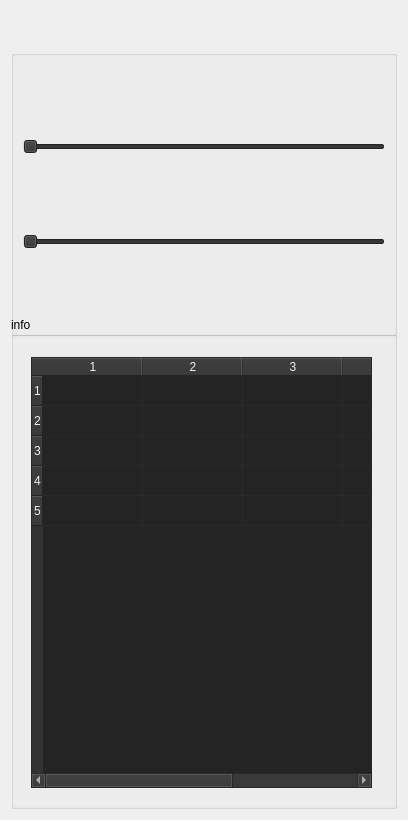
       <widget class="QWidget" name="scrollAreaWidgetContents_2">
        <property name="geometry">
         <rect>
          <x>0</x>
          <y>0</y>
          <width>408</width>
          <height>820</height>
         </rect>
        </property>
        <layout class="QVBoxLayout" name="verticalLayout_5">
         <item>
          <widget class="QGroupBox" name="groupBox">
           <property name="sizePolicy">
            <sizepolicy hsizetype="Expanding" vsizetype="MinimumExpanding">
             <horstretch>1</horstretch>
             <verstretch>0</verstretch>
            </sizepolicy>
           </property>
           <property name="minimumSize">
            <size>
             <width>300</width>
             <height>300</height>
            </size>
           </property>
           <property name="maximumSize">
            <size>
             <width>500</width>
             <height>250</height>
            </size>
           </property>
           <property name="palette">
            <palette>
             <active>
              <colorrole role="WindowText">
               <brush brushstyle="SolidPattern">
                <color alpha="255">
                 <red>255</red>
                 <green>255</green>
                 <blue>255</blue>
                </color>
               </brush>
              </colorrole>
              <colorrole role="Button">
               <brush brushstyle="SolidPattern">
                <color alpha="255">
                 <red>0</red>
                 <green>0</green>
                 <blue>0</blue>
                </color>
               </brush>
              </colorrole>
              <colorrole role="Light">
               <brush brushstyle="SolidPattern">
                <color alpha="255">
                 <red>0</red>
                 <green>0</green>
                 <blue>0</blue>
                </color>
               </brush>
              </colorrole>
              <colorrole role="Midlight">
               <brush brushstyle="SolidPattern">
                <color alpha="255">
                 <red>0</red>
                 <green>0</green>
                 <blue>0</blue>
                </color>
               </brush>
              </colorrole>
              <colorrole role="Dark">
               <brush brushstyle="SolidPattern">
                <color alpha="255">
                 <red>0</red>
                 <green>0</green>
                 <blue>0</blue>
                </color>
               </brush>
              </colorrole>
              <colorrole role="Mid">
               <brush brushstyle="SolidPattern">
                <color alpha="255">
                 <red>0</red>
                 <green>0</green>
                 <blue>0</blue>
                </color>
               </brush>
              </colorrole>
              <colorrole role="Text">
               <brush brushstyle="SolidPattern">
                <color alpha="255">
                 <red>255</red>
                 <green>255</green>
                 <blue>255</blue>
                </color>
               </brush>
              </colorrole>
              <colorrole role="BrightText">
               <brush brushstyle="SolidPattern">
                <color alpha="255">
                 <red>255</red>
                 <green>255</green>
                 <blue>255</blue>
                </color>
               </brush>
              </colorrole>
              <colorrole role="ButtonText">
               <brush brushstyle="SolidPattern">
                <color alpha="255">
                 <red>255</red>
                 <green>255</green>
                 <blue>255</blue>
                </color>
               </brush>
              </colorrole>
              <colorrole role="Base">
               <brush brushstyle="SolidPattern">
                <color alpha="255">
                 <red>0</red>
                 <green>0</green>
                 <blue>0</blue>
                </color>
               </brush>
              </colorrole>
              <colorrole role="Window">
               <brush brushstyle="SolidPattern">
                <color alpha="255">
                 <red>0</red>
                 <green>0</green>
                 <blue>0</blue>
                </color>
               </brush>
              </colorrole>
              <colorrole role="Shadow">
               <brush brushstyle="SolidPattern">
                <color alpha="255">
                 <red>0</red>
                 <green>0</green>
                 <blue>0</blue>
                </color>
               </brush>
              </colorrole>
              <colorrole role="AlternateBase">
               <brush brushstyle="SolidPattern">
                <color alpha="255">
                 <red>0</red>
                 <green>0</green>
                 <blue>0</blue>
                </color>
               </brush>
              </colorrole>
              <colorrole role="ToolTipBase">
               <brush brushstyle="SolidPattern">
                <color alpha="255">
                 <red>255</red>
                 <green>255</green>
                 <blue>220</blue>
                </color>
               </brush>
              </colorrole>
              <colorrole role="ToolTipText">
               <brush brushstyle="SolidPattern">
                <color alpha="255">
                 <red>0</red>
                 <green>0</green>
                 <blue>0</blue>
                </color>
               </brush>
              </colorrole>
              <colorrole role="PlaceholderText">
               <brush brushstyle="SolidPattern">
                <color alpha="127">
                 <red>255</red>
                 <green>255</green>
                 <blue>255</blue>
                </color>
               </brush>
              </colorrole>
             </active>
             <inactive>
              <colorrole role="WindowText">
               <brush brushstyle="SolidPattern">
                <color alpha="255">
                 <red>240</red>
                 <green>240</green>
                 <blue>240</blue>
                </color>
               </brush>
              </colorrole>
              <colorrole role="Button">
               <brush brushstyle="SolidPattern">
                <color alpha="255">
                 <red>50</red>
                 <green>50</green>
                 <blue>50</blue>
                </color>
               </brush>
              </colorrole>
              <colorrole role="Light">
               <brush brushstyle="SolidPattern">
                <color alpha="255">
                 <red>75</red>
                 <green>75</green>
                 <blue>75</blue>
                </color>
               </brush>
              </colorrole>
              <colorrole role="Midlight">
               <brush brushstyle="SolidPattern">
                <color alpha="255">
                 <red>42</red>
                 <green>42</green>
                 <blue>42</blue>
                </color>
               </brush>
              </colorrole>
              <colorrole role="Dark">
               <brush brushstyle="SolidPattern">
                <color alpha="255">
                 <red>33</red>
                 <green>33</green>
                 <blue>33</blue>
                </color>
               </brush>
              </colorrole>
              <colorrole role="Mid">
               <brush brushstyle="SolidPattern">
                <color alpha="255">
                 <red>38</red>
                 <green>38</green>
                 <blue>38</blue>
                </color>
               </brush>
              </colorrole>
              <colorrole role="Text">
               <brush brushstyle="SolidPattern">
                <color alpha="255">
                 <red>240</red>
                 <green>240</green>
                 <blue>240</blue>
                </color>
               </brush>
              </colorrole>
              <colorrole role="BrightText">
               <brush brushstyle="SolidPattern">
                <color alpha="255">
                 <red>75</red>
                 <green>75</green>
                 <blue>75</blue>
                </color>
               </brush>
              </colorrole>
              <colorrole role="ButtonText">
               <brush brushstyle="SolidPattern">
                <color alpha="255">
                 <red>240</red>
                 <green>240</green>
                 <blue>240</blue>
                </color>
               </brush>
              </colorrole>
              <colorrole role="Base">
               <brush brushstyle="SolidPattern">
                <color alpha="255">
                 <red>36</red>
                 <green>36</green>
                 <blue>36</blue>
                </color>
               </brush>
              </colorrole>
              <colorrole role="Window">
               <brush brushstyle="SolidPattern">
                <color alpha="255">
                 <red>50</red>
                 <green>50</green>
                 <blue>50</blue>
                </color>
               </brush>
              </colorrole>
              <colorrole role="Shadow">
               <brush brushstyle="SolidPattern">
                <color alpha="255">
                 <red>25</red>
                 <green>25</green>
                 <blue>25</blue>
                </color>
               </brush>
              </colorrole>
              <colorrole role="AlternateBase">
               <brush brushstyle="SolidPattern">
                <color alpha="255">
                 <red>43</red>
                 <green>43</green>
                 <blue>43</blue>
                </color>
               </brush>
              </colorrole>
              <colorrole role="ToolTipBase">
               <brush brushstyle="SolidPattern">
                <color alpha="255">
                 <red>255</red>
                 <green>255</green>
                 <blue>220</blue>
                </color>
               </brush>
              </colorrole>
              <colorrole role="ToolTipText">
               <brush brushstyle="SolidPattern">
                <color alpha="255">
                 <red>0</red>
                 <green>0</green>
                 <blue>0</blue>
                </color>
               </brush>
              </colorrole>
              <colorrole role="PlaceholderText">
               <brush brushstyle="SolidPattern">
                <color alpha="128">
                 <red>240</red>
                 <green>240</green>
                 <blue>240</blue>
                </color>
               </brush>
              </colorrole>
             </inactive>
             <disabled>
              <colorrole role="WindowText">
               <brush brushstyle="SolidPattern">
                <color alpha="255">
                 <red>0</red>
                 <green>0</green>
                 <blue>0</blue>
                </color>
               </brush>
              </colorrole>
              <colorrole role="Button">
               <brush brushstyle="SolidPattern">
                <color alpha="255">
                 <red>0</red>
                 <green>0</green>
                 <blue>0</blue>
                </color>
               </brush>
              </colorrole>
              <colorrole role="Light">
               <brush brushstyle="SolidPattern">
                <color alpha="255">
                 <red>0</red>
                 <green>0</green>
                 <blue>0</blue>
                </color>
               </brush>
              </colorrole>
              <colorrole role="Midlight">
               <brush brushstyle="SolidPattern">
                <color alpha="255">
                 <red>0</red>
                 <green>0</green>
                 <blue>0</blue>
                </color>
               </brush>
              </colorrole>
              <colorrole role="Dark">
               <brush brushstyle="SolidPattern">
                <color alpha="255">
                 <red>0</red>
                 <green>0</green>
                 <blue>0</blue>
                </color>
               </brush>
              </colorrole>
              <colorrole role="Mid">
               <brush brushstyle="SolidPattern">
                <color alpha="255">
                 <red>0</red>
                 <green>0</green>
                 <blue>0</blue>
                </color>
               </brush>
              </colorrole>
              <colorrole role="Text">
               <brush brushstyle="SolidPattern">
                <color alpha="255">
                 <red>0</red>
                 <green>0</green>
                 <blue>0</blue>
                </color>
               </brush>
              </colorrole>
              <colorrole role="BrightText">
               <brush brushstyle="SolidPattern">
                <color alpha="255">
                 <red>255</red>
                 <green>255</green>
                 <blue>255</blue>
                </color>
               </brush>
              </colorrole>
              <colorrole role="ButtonText">
               <brush brushstyle="SolidPattern">
                <color alpha="255">
                 <red>0</red>
                 <green>0</green>
                 <blue>0</blue>
                </color>
               </brush>
              </colorrole>
              <colorrole role="Base">
               <brush brushstyle="SolidPattern">
                <color alpha="255">
                 <red>0</red>
                 <green>0</green>
                 <blue>0</blue>
                </color>
               </brush>
              </colorrole>
              <colorrole role="Window">
               <brush brushstyle="SolidPattern">
                <color alpha="255">
                 <red>0</red>
                 <green>0</green>
                 <blue>0</blue>
                </color>
               </brush>
              </colorrole>
              <colorrole role="Shadow">
               <brush brushstyle="SolidPattern">
                <color alpha="255">
                 <red>37</red>
                 <green>37</green>
                 <blue>37</blue>
                </color>
               </brush>
              </colorrole>
              <colorrole role="AlternateBase">
               <brush brushstyle="SolidPattern">
                <color alpha="255">
                 <red>43</red>
                 <green>43</green>
                 <blue>43</blue>
                </color>
               </brush>
              </colorrole>
              <colorrole role="ToolTipBase">
               <brush brushstyle="SolidPattern">
                <color alpha="255">
                 <red>255</red>
                 <green>255</green>
                 <blue>220</blue>
                </color>
               </brush>
              </colorrole>
              <colorrole role="ToolTipText">
               <brush brushstyle="SolidPattern">
                <color alpha="255">
                 <red>0</red>
                 <green>0</green>
                 <blue>0</blue>
                </color>
               </brush>
              </colorrole>
              <colorrole role="PlaceholderText">
               <brush brushstyle="SolidPattern">
                <color alpha="128">
                 <red>240</red>
                 <green>240</green>
                 <blue>240</blue>
                </color>
               </brush>
              </colorrole>
             </disabled>
            </palette>
           </property>
           <property name="focusPolicy">
            <enum>Qt::NoFocus</enum>
           </property>
           <property name="toolTip">
            <string>&lt;html&gt;&lt;head/&gt;&lt;body&gt;&lt;p&gt;xxx&lt;/p&gt;&lt;/body&gt;&lt;/html&gt;</string>
           </property>
           <property name="title">
            <string>oblique sliders</string>
           </property>
           <property name="flat">
            <bool>true</bool>
           </property>
           <property name="checkable">
            <bool>false</bool>
           </property>
           <layout class="QGridLayout" name="gridLayout_3">
            <item row="2" column="0">
             <widget class="QSlider" name="horizontalSlider">
              <property name="orientation">
               <enum>Qt::Horizontal</enum>
              </property>
             </widget>
            </item>
            <item row="1" column="0">
             <widget class="QSlider" name="horizontalSlider_2">
              <property name="orientation">
               <enum>Qt::Horizontal</enum>
              </property>
             </widget>
            </item>
           </layout>
          </widget>
         </item>
         <item>
          <widget class="QGroupBox" name="groupBox_2">
           <property name="minimumSize">
            <size>
             <width>300</width>
             <height>300</height>
            </size>
           </property>
           <property name="maximumSize">
            <size>
             <width>500</width>
             <height>750</height>
            </size>
           </property>
           <property name="title">
            <string>info</string>
           </property>
           <widget class="QTableWidget" name="tableWidget">
            <property name="geometry">
             <rect>
              <x>20</x>
              <y>40</y>
              <width>341</width>
              <height>431</height>
             </rect>
            </property>
            <property name="palette">
             <palette>
              <active>
               <colorrole role="WindowText">
                <brush brushstyle="SolidPattern">
                 <color alpha="255">
                  <red>0</red>
                  <green>0</green>
                  <blue>0</blue>
                 </color>
                </brush>
               </colorrole>
               <colorrole role="Button">
                <brush brushstyle="SolidPattern">
                 <color alpha="255">
                  <red>154</red>
                  <green>153</green>
                  <blue>150</blue>
                 </color>
                </brush>
               </colorrole>
               <colorrole role="Light">
                <brush brushstyle="SolidPattern">
                 <color alpha="255">
                  <red>231</red>
                  <green>230</green>
                  <blue>225</blue>
                 </color>
                </brush>
               </colorrole>
               <colorrole role="Midlight">
                <brush brushstyle="SolidPattern">
                 <color alpha="255">
                  <red>192</red>
                  <green>191</green>
                  <blue>187</blue>
                 </color>
                </brush>
               </colorrole>
               <colorrole role="Dark">
                <brush brushstyle="SolidPattern">
                 <color alpha="255">
                  <red>77</red>
                  <green>77</green>
                  <blue>75</blue>
                 </color>
                </brush>
               </colorrole>
               <colorrole role="Mid">
                <brush brushstyle="SolidPattern">
                 <color alpha="255">
                  <red>103</red>
                  <green>102</green>
                  <blue>100</blue>
                 </color>
                </brush>
               </colorrole>
               <colorrole role="Text">
                <brush brushstyle="SolidPattern">
                 <color alpha="255">
                  <red>0</red>
                  <green>0</green>
                  <blue>0</blue>
                 </color>
                </brush>
               </colorrole>
               <colorrole role="BrightText">
                <brush brushstyle="SolidPattern">
                 <color alpha="255">
                  <red>255</red>
                  <green>255</green>
                  <blue>255</blue>
                 </color>
                </brush>
               </colorrole>
               <colorrole role="ButtonText">
                <brush brushstyle="SolidPattern">
                 <color alpha="255">
                  <red>0</red>
                  <green>0</green>
                  <blue>0</blue>
                 </color>
                </brush>
               </colorrole>
               <colorrole role="Base">
                <brush brushstyle="SolidPattern">
                 <color alpha="255">
                  <red>255</red>
                  <green>255</green>
                  <blue>255</blue>
                 </color>
                </brush>
               </colorrole>
               <colorrole role="Window">
                <brush brushstyle="SolidPattern">
                 <color alpha="255">
                  <red>154</red>
                  <green>153</green>
                  <blue>150</blue>
                 </color>
                </brush>
               </colorrole>
               <colorrole role="Shadow">
                <brush brushstyle="SolidPattern">
                 <color alpha="255">
                  <red>0</red>
                  <green>0</green>
                  <blue>0</blue>
                 </color>
                </brush>
               </colorrole>
               <colorrole role="AlternateBase">
                <brush brushstyle="SolidPattern">
                 <color alpha="255">
                  <red>204</red>
                  <green>204</green>
                  <blue>202</blue>
                 </color>
                </brush>
               </colorrole>
               <colorrole role="ToolTipBase">
                <brush brushstyle="SolidPattern">
                 <color alpha="255">
                  <red>255</red>
                  <green>255</green>
                  <blue>220</blue>
                 </color>
                </brush>
               </colorrole>
               <colorrole role="ToolTipText">
                <brush brushstyle="SolidPattern">
                 <color alpha="255">
                  <red>0</red>
                  <green>0</green>
                  <blue>0</blue>
                 </color>
                </brush>
               </colorrole>
               <colorrole role="PlaceholderText">
                <brush brushstyle="SolidPattern">
                 <color alpha="127">
                  <red>0</red>
                  <green>0</green>
                  <blue>0</blue>
                 </color>
                </brush>
               </colorrole>
              </active>
              <inactive>
               <colorrole role="WindowText">
                <brush brushstyle="SolidPattern">
                 <color alpha="255">
                  <red>240</red>
                  <green>240</green>
                  <blue>240</blue>
                 </color>
                </brush>
               </colorrole>
               <colorrole role="Button">
                <brush brushstyle="SolidPattern">
                 <color alpha="255">
                  <red>50</red>
                  <green>50</green>
                  <blue>50</blue>
                 </color>
                </brush>
               </colorrole>
               <colorrole role="Light">
                <brush brushstyle="SolidPattern">
                 <color alpha="255">
                  <red>75</red>
                  <green>75</green>
                  <blue>75</blue>
                 </color>
                </brush>
               </colorrole>
               <colorrole role="Midlight">
                <brush brushstyle="SolidPattern">
                 <color alpha="255">
                  <red>42</red>
                  <green>42</green>
                  <blue>42</blue>
                 </color>
                </brush>
               </colorrole>
               <colorrole role="Dark">
                <brush brushstyle="SolidPattern">
                 <color alpha="255">
                  <red>33</red>
                  <green>33</green>
                  <blue>33</blue>
                 </color>
                </brush>
               </colorrole>
               <colorrole role="Mid">
                <brush brushstyle="SolidPattern">
                 <color alpha="255">
                  <red>38</red>
                  <green>38</green>
                  <blue>38</blue>
                 </color>
                </brush>
               </colorrole>
               <colorrole role="Text">
                <brush brushstyle="SolidPattern">
                 <color alpha="255">
                  <red>240</red>
                  <green>240</green>
                  <blue>240</blue>
                 </color>
                </brush>
               </colorrole>
               <colorrole role="BrightText">
                <brush brushstyle="SolidPattern">
                 <color alpha="255">
                  <red>75</red>
                  <green>75</green>
                  <blue>75</blue>
                 </color>
                </brush>
               </colorrole>
               <colorrole role="ButtonText">
                <brush brushstyle="SolidPattern">
                 <color alpha="255">
                  <red>240</red>
                  <green>240</green>
                  <blue>240</blue>
                 </color>
                </brush>
               </colorrole>
               <colorrole role="Base">
                <brush brushstyle="SolidPattern">
                 <color alpha="255">
                  <red>36</red>
                  <green>36</green>
                  <blue>36</blue>
                 </color>
                </brush>
               </colorrole>
               <colorrole role="Window">
                <brush brushstyle="SolidPattern">
                 <color alpha="255">
                  <red>50</red>
                  <green>50</green>
                  <blue>50</blue>
                 </color>
                </brush>
               </colorrole>
               <colorrole role="Shadow">
                <brush brushstyle="SolidPattern">
                 <color alpha="255">
                  <red>25</red>
                  <green>25</green>
                  <blue>25</blue>
                 </color>
                </brush>
               </colorrole>
               <colorrole role="AlternateBase">
                <brush brushstyle="SolidPattern">
                 <color alpha="255">
                  <red>43</red>
                  <green>43</green>
                  <blue>43</blue>
                 </color>
                </brush>
               </colorrole>
               <colorrole role="ToolTipBase">
                <brush brushstyle="SolidPattern">
                 <color alpha="255">
                  <red>255</red>
                  <green>255</green>
                  <blue>220</blue>
                 </color>
                </brush>
               </colorrole>
               <colorrole role="ToolTipText">
                <brush brushstyle="SolidPattern">
                 <color alpha="255">
                  <red>0</red>
                  <green>0</green>
                  <blue>0</blue>
                 </color>
                </brush>
               </colorrole>
               <colorrole role="PlaceholderText">
                <brush brushstyle="SolidPattern">
                 <color alpha="128">
                  <red>240</red>
                  <green>240</green>
                  <blue>240</blue>
                 </color>
                </brush>
               </colorrole>
              </inactive>
              <disabled>
               <colorrole role="WindowText">
                <brush brushstyle="SolidPattern">
                 <color alpha="255">
                  <red>77</red>
                  <green>77</green>
                  <blue>75</blue>
                 </color>
                </brush>
               </colorrole>
               <colorrole role="Button">
                <brush brushstyle="SolidPattern">
                 <color alpha="255">
                  <red>154</red>
                  <green>153</green>
                  <blue>150</blue>
                 </color>
                </brush>
               </colorrole>
               <colorrole role="Light">
                <brush brushstyle="SolidPattern">
                 <color alpha="255">
                  <red>231</red>
                  <green>230</green>
                  <blue>225</blue>
                 </color>
                </brush>
               </colorrole>
               <colorrole role="Midlight">
                <brush brushstyle="SolidPattern">
                 <color alpha="255">
                  <red>192</red>
                  <green>191</green>
                  <blue>187</blue>
                 </color>
                </brush>
               </colorrole>
               <colorrole role="Dark">
                <brush brushstyle="SolidPattern">
                 <color alpha="255">
                  <red>77</red>
                  <green>77</green>
                  <blue>75</blue>
                 </color>
                </brush>
               </colorrole>
               <colorrole role="Mid">
                <brush brushstyle="SolidPattern">
                 <color alpha="255">
                  <red>103</red>
                  <green>102</green>
                  <blue>100</blue>
                 </color>
                </brush>
               </colorrole>
               <colorrole role="Text">
                <brush brushstyle="SolidPattern">
                 <color alpha="255">
                  <red>77</red>
                  <green>77</green>
                  <blue>75</blue>
                 </color>
                </brush>
               </colorrole>
               <colorrole role="BrightText">
                <brush brushstyle="SolidPattern">
                 <color alpha="255">
                  <red>255</red>
                  <green>255</green>
                  <blue>255</blue>
                 </color>
                </brush>
               </colorrole>
               <colorrole role="ButtonText">
                <brush brushstyle="SolidPattern">
                 <color alpha="255">
                  <red>77</red>
                  <green>77</green>
                  <blue>75</blue>
                 </color>
                </brush>
               </colorrole>
               <colorrole role="Base">
                <brush brushstyle="SolidPattern">
                 <color alpha="255">
                  <red>154</red>
                  <green>153</green>
                  <blue>150</blue>
                 </color>
                </brush>
               </colorrole>
               <colorrole role="Window">
                <brush brushstyle="SolidPattern">
                 <color alpha="255">
                  <red>154</red>
                  <green>153</green>
                  <blue>150</blue>
                 </color>
                </brush>
               </colorrole>
               <colorrole role="Shadow">
                <brush brushstyle="SolidPattern">
                 <color alpha="255">
                  <red>37</red>
                  <green>37</green>
                  <blue>37</blue>
                 </color>
                </brush>
               </colorrole>
               <colorrole role="AlternateBase">
                <brush brushstyle="SolidPattern">
                 <color alpha="255">
                  <red>43</red>
                  <green>43</green>
                  <blue>43</blue>
                 </color>
                </brush>
               </colorrole>
               <colorrole role="ToolTipBase">
                <brush brushstyle="SolidPattern">
                 <color alpha="255">
                  <red>255</red>
                  <green>255</green>
                  <blue>220</blue>
                 </color>
                </brush>
               </colorrole>
               <colorrole role="ToolTipText">
                <brush brushstyle="SolidPattern">
                 <color alpha="255">
                  <red>0</red>
                  <green>0</green>
                  <blue>0</blue>
                 </color>
                </brush>
               </colorrole>
               <colorrole role="PlaceholderText">
                <brush brushstyle="SolidPattern">
                 <color alpha="128">
                  <red>240</red>
                  <green>240</green>
                  <blue>240</blue>
                 </color>
                </brush>
               </colorrole>
              </disabled>
             </palette>
            </property>
            <property name="rowCount">
             <number>5</number>
            </property>
            <property name="columnCount">
             <number>5</number>
            </property>
            <row/>
            <row/>
            <row/>
            <row/>
            <row/>
            <column/>
            <column/>
            <column/>
            <column/>
            <column/>
           </widget>
          </widget>
         </item>
        </layout>
       </widget>
